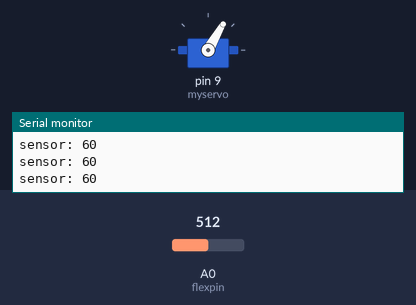
The sketch below on a simulated Arduino Uno, built with avr-gcc and run on an emulated ATmega328P. Parts: servo, the last lines printed to the serial monitor. The test bench sets the inputs (shaded band); at power-on: A0 (flexpin) = 512.

Above: at 1.2 s.
1.3 s: A0 (flexpin) set to 716
At 2.7 s:
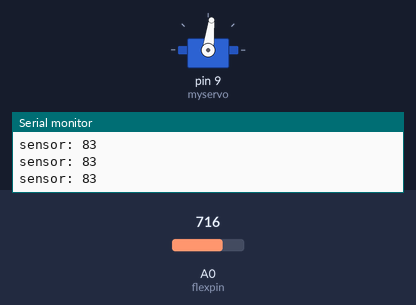
3.0 s: A0 (flexpin) set to 900
At 4.2 s:
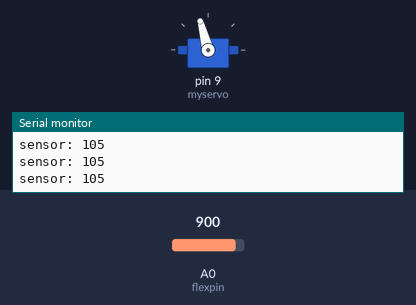
4.5 s: A0 (flexpin) set to 1023
At 5.7 s:
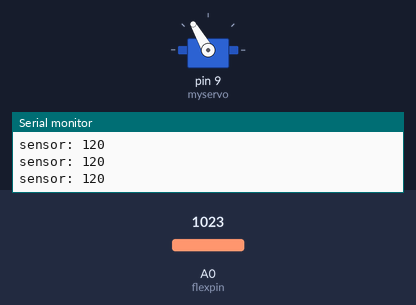
6.0 s: A0 (flexpin) set to 511
At 7.1 s:
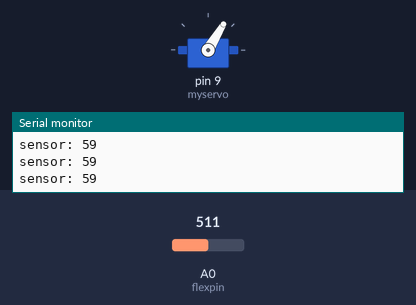
7.5 s: A0 (flexpin) set to 306
At 8.6 s:
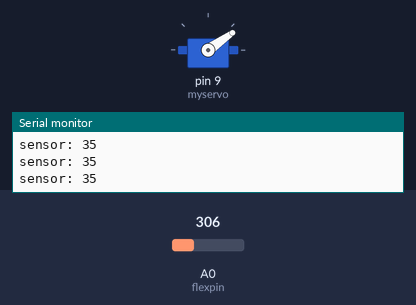
9.0 s: A0 (flexpin) set to 122
At 10.0 s:
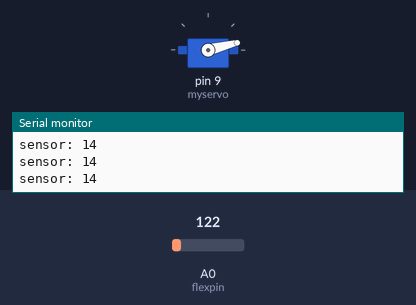
Timing chart, 0 to 11.5 s (numbered marks = the images above; inputs shaded):
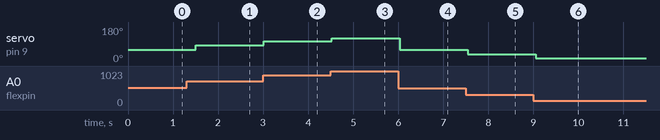

Measured:
- after the input at 1.3 s, servo on pin 9 (myservo): 60° → 83° after 0.21 s
- after the input at 3.0 s, servo on pin 9 (myservo): 83° → 105° at once
- after the input at 4.5 s, servo on pin 9 (myservo): 105° → 120° at once
- after the input at 6.0 s, servo on pin 9 (myservo): 120° → 59° at once
- after the input at 7.5 s, servo on pin 9 (myservo): 59° → 35° at once
- after the input at 9.0 s, servo on pin 9 (myservo): 35° → 14° after 0.05 s

The sketch:

Servo_Flex_Sensor.ino
```cpp
// Flex 센서를 이용해서 서보모터를 회전시키는 예제

#include <Servo.h>

Servo myservo;  // create servo object to control a servo

int flexpin = 0; // 센서값을 읽기 위해 0번을 flexpin에 지정

void setup()
{
  Serial.begin(9600); // 시리얼 모니터 초기화
  myservo.attach(9);  // attaches the servo on pin 9 to the servo object
}
void loop()
{
  int flexVal; // 센서값을 저장할 변수
  flexVal = analogRead(flexpin); //아날로그 입력 받음 (0~1023)
  flexVal = map(flexVal, 0, 1023, 0, 120);     // scale it to use it with the servo (value between 0 and 180)
  myservo.write(flexVal);                  // sets the servo position according to the scaled value
  delay(15);                           // waits for the servo to get there

  Serial.print("sensor: "); // 시리얼 모니터에 ‘sensor: ’ 출력
  Serial.println(flexVal); // flexVal의 값을 출력, println은 줄바꿈
  delay(200);
}
```
